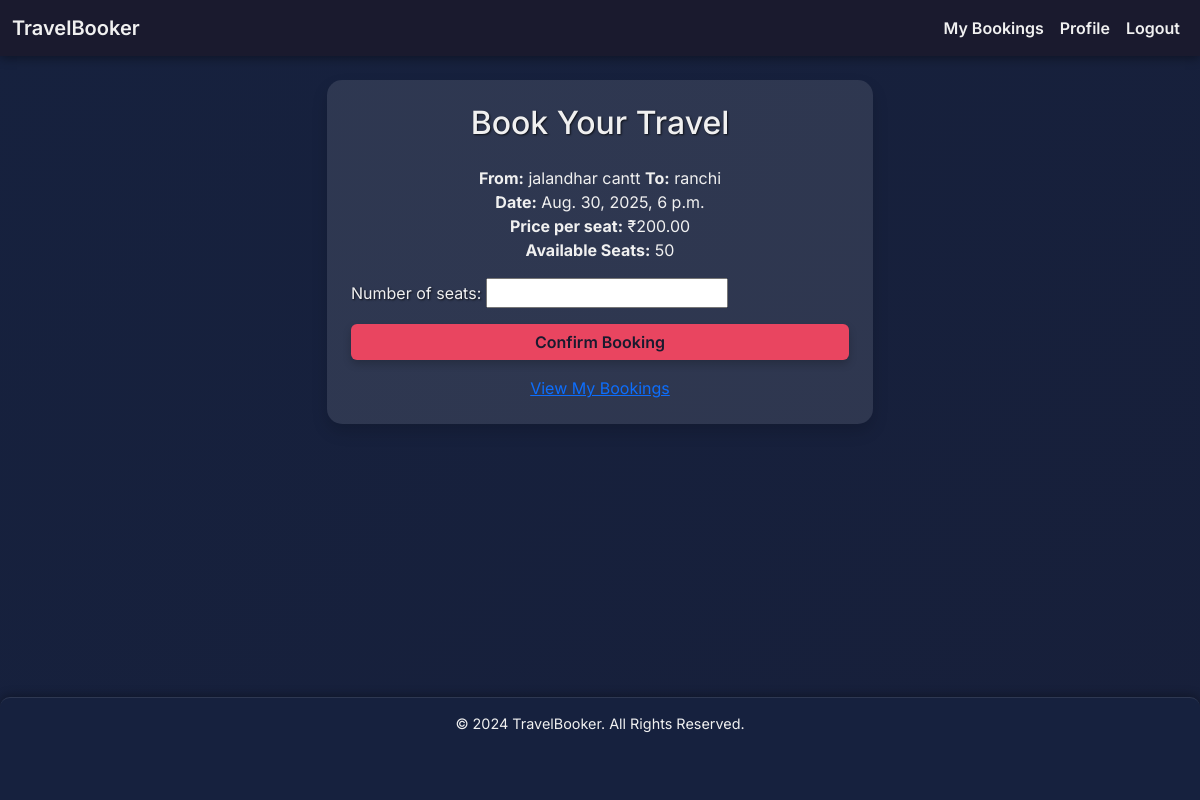
The app's page /book/6/ (signed in) with its own data.
### bookings/models.py (models this page shows, shortened)
class TravelOption(models.Model):
    TRAVEL_TYPES = [
        ('Flight', 'Flight'),
        ('Train', 'Train'),
        ('Bus', 'Bus'),
    ]
    travel_id = models.AutoField(primary_key=True)
    type = models.CharField(max_length=20, choices=TRAVEL_TYPES)
    source = models.CharField(max_length=100)
    destination = models.CharField(max_length=100)
    date_time = models.DateTimeField()
    price = models.DecimalField(max_digits=10, decimal_places=2)
    available_seats = models.PositiveIntegerField()

### bookings/views.py (the view)
# urls.py: path("book/<int:travel_id>/", views.book_travel, name="book_travel"),
@login_required
def book_travel(request, travel_id):
    travel = get_object_or_404(TravelOption, pk=travel_id)
    if request.method == 'POST':
        form = BookingForm(request.POST)
        if form.is_valid():
            seats = form.cleaned_data['number_of_seats']
            if seats <= travel.available_seats:
                booking = form.save(commit=False)
                booking.user = request.user
                booking.travel_option = travel
                booking.total_price = seats * travel.price
                booking.status = 'Confirmed'
                booking.save()
                travel.available_seats -= seats
                travel.save()
                messages.success(request, 'Your booking has been confirmed!')
                return redirect('my_bookings')
            else:
                messages.error(request, 'Not enough seats available.')
    else:
        form = BookingForm()
    return render(request, 'booking_form.html', {'form': form, 'travel': travel})

### bookings/forms.py (shortened to what this page needs)
class BookingForm(forms.ModelForm):
    class Meta:
        model = Booking
        fields = ['number_of_seats']

### bookings/templates/booking_form.html (shortened to what this page needs)
{% extends 'base.html' %}
{% block content %}
<div class="row justify-content-center">
    <div class="col-md-6">
        <div class="card p-4 shadow">
            <h2 class="text-center mb-4">Book Your Travel</h2>
            <p class="text-muted text-center">
                <strong>From:</strong> {{ travel.source }} <strong>To:</strong> {{ travel.destination }} <br>
                <strong>Date:</strong> {{ travel.date_time }} <br>
                <strong>Price per seat:</strong> ₹{{ travel.price }} <br>
                <strong>Available Seats:</strong> {{ travel.available_seats }}
            </p>
            <form method="post">
                {{ form.as_p }}
                <button type="submit" class="btn btn-custom w-100">Confirm Booking</button>
            </form>
            <div class="mt-3 text-center">
                <a href="{% url 'my_bookings' %}">View My Bookings</a>
            </div>
        </div>
    </div>
</div>
{% endblock %}

### bookings/templates/base.html (style rules this page uses)
:root { --primary-color: #1a1a2e; --secondary-color: #16213e; --accent-color: #e94560; --text-color: #f0f0f0; --card-bg: rgba(255, 255, 255, 0.1); --card-shadow: 0 4px 12px rgba(0, 0, 0, 0.5); --input-bg: rgba(255, 255, 255, 0.15); }
body { background: linear-gradient(135deg, var(--secondary-color), var(--primary-color)); background-size: 400% 400%; animation: gradient-animation 15s ease infinite; min-height: 100vh; display: flex; flex-direction: column; font-family: 'Inter', sans-serif; color: var(--text-color); transition: background-color 0.5s ease; }
.btn-custom { background-color: var(--accent-color); color: var(--primary-color); border: none; font-weight: 600; transition: all 0.3s ease; box-shadow: 0 4px 8px rgba(0, 0, 0, 0.2); }
.card { background-color: var(--card-bg); border: none; border-radius: 15px; box-shadow: var(--card-shadow); transition: transform 0.3s ease, box-shadow 0.3s ease; overflow: hidden; animation: fadeInUp 0.8s ease-in-out; }
.card-title, h2, h3, h5, label { color: var(--text-color) !important; text-shadow: 1px 1px 2px rgba(0,0,0,0.7); }
.text-muted { color: var(--text-color) !important; }

### records on screen
TravelOption: source "jalandhar cantt", destination "ranchi", date_time "Aug. 30, 2025, 6 p.m.", price "200.00", available_seats "50"
